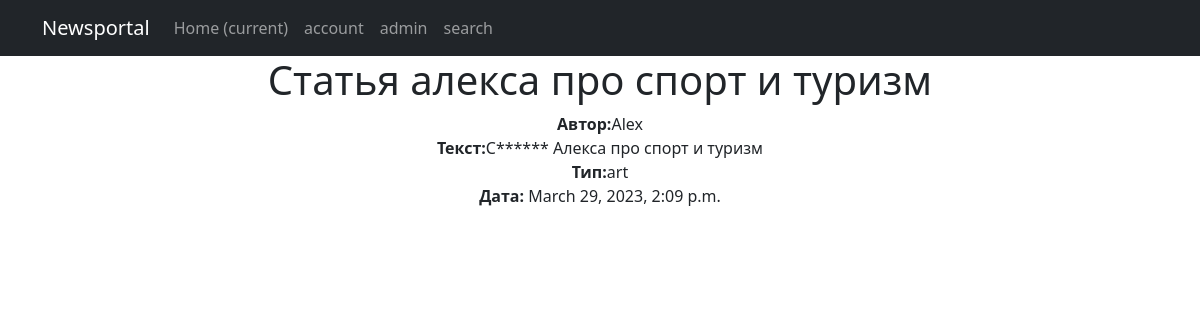
Before: /news/48 with the older database file.
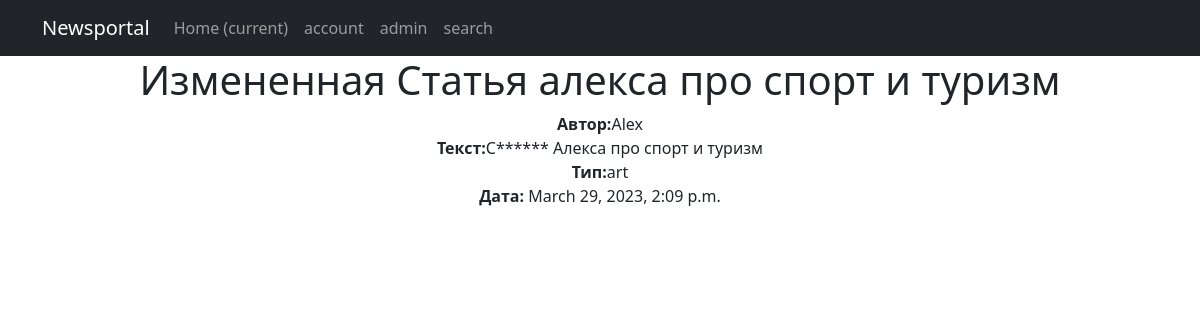
After: the same page with the newer database file.
### news/models.py (models this page shows, shortened)
class Post(models.Model):
    article = 'art'
    news = 'new'
    POST_TYPE = [
        (article, "Статья"),
        (news, "Новость")
    ]
    author = models.ForeignKey(Author, on_delete = models.CASCADE)
    post_type = models.CharField(max_length = 3, choices = POST_TYPE, default = article)
    created = models.DateTimeField(auto_now_add = True)
    cats = models.ManyToManyField(Category, through = 'PostCategory')
    title = models.CharField(max_length = 256)
    text = models.TextField()
    rating = models.IntegerField(default = 0)

class Author(models.Model):
    user = models.OneToOneField(User, on_delete = models.CASCADE)
    rating = models.IntegerField(default = 0)

### news/views.py (the view)
# urls.py: path('<int:pk>', PostDetail.as_view(),name ='post_detail'),
class PostDetail(DetailView):
    model = Post
    template_name = 'post.html'
    context_object_name = 'post'

### news/templatetags/censor_filter.py (called while the page is built)
@register.filter()
def censor(text):
    if type(text) == str:
        BAD_WORDS = ["Новость", "Статья"]
        for word in BAD_WORDS:
            text = text.replace(word[1::], '*' * len(word))
        return text
    else:
        print("TypeError")

### templates/post.html (shortened to what this page needs)
{% extends 'flatpages/default.html' %}
{% load censor_filter %}
{% block content %}
<h1>{{ post.title }}</h1>
<div><b>Автор:</b>{{post.author.user}}</div>
<div><b>Текст:</b>{{post.text|censor}}</div>
<div><b>Тип:</b>{{post.post_type}}</div>
<div><b>Дата:</b> {{post.created}}</div>
{% endblock content %}

Changed rows visible on the page:
changed Post "С****** Алекса про спорт и туризм": title "Статья алекса про спорт и туризм" → "Измененная Статья алекса про спорт и туризм"
